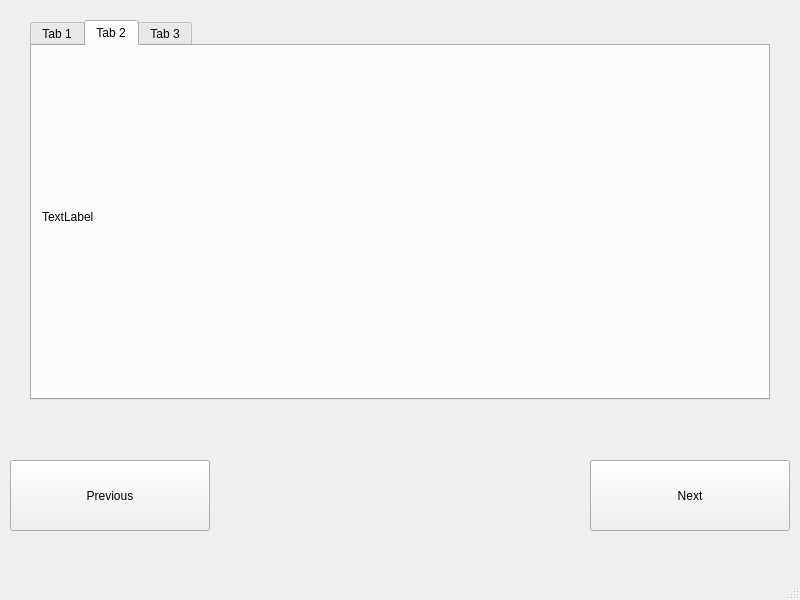
<?xml version="1.0" encoding="UTF-8"?>
<ui version="4.0">
 <class>MainWindow</class>
 <widget class="QMainWindow" name="MainWindow">
  <property name="geometry">
   <rect>
    <x>0</x>
    <y>0</y>
    <width>800</width>
    <height>600</height>
   </rect>
  </property>
  <property name="windowTitle">
   <string>MainWindow</string>
  </property>
  <widget class="QWidget" name="centralwidget">
   <widget class="QPushButton" name="button_prev">
    <property name="geometry">
     <rect>
      <x>10</x>
      <y>460</y>
      <width>200</width>
      <height>71</height>
     </rect>
    </property>
    <property name="text">
     <string>Previous</string>
    </property>
   </widget>
   <widget class="QPushButton" name="button_next">
    <property name="geometry">
     <rect>
      <x>590</x>
      <y>460</y>
      <width>200</width>
      <height>71</height>
     </rect>
    </property>
    <property name="text">
     <string>Next</string>
    </property>
   </widget>
   <widget class="QTabWidget" name="tabWidget">
    <property name="geometry">
     <rect>
      <x>30</x>
      <y>20</y>
      <width>740</width>
      <height>380</height>
     </rect>
    </property>
    <property name="sizePolicy">
     <sizepolicy hsizetype="Expanding" vsizetype="Expanding">
      <horstretch>0</horstretch>
      <verstretch>0</verstretch>
     </sizepolicy>
    </property>
    <property name="layoutDirection">
     <enum>Qt::LayoutDirection::LeftToRight</enum>
    </property>
    <property name="autoFillBackground">
     <bool>false</bool>
    </property>
    <property name="tabShape">
     <enum>QTabWidget::TabShape::Rounded</enum>
    </property>
    <property name="currentIndex">
     <number>1</number>
    </property>
    <property name="elideMode">
     <enum>Qt::TextElideMode::ElideNone</enum>
    </property>
    <property name="usesScrollButtons">
     <bool>false</bool>
    </property>
    <property name="documentMode">
     <bool>false</bool>
    </property>
    <property name="tabsClosable">
     <bool>false</bool>
    </property>
    <property name="movable">
     <bool>false</bool>
    </property>
    <property name="tabBarAutoHide">
     <bool>false</bool>
    </property>
    <widget class="QWidget" name="tab_1">
     <attribute name="title">
      <string>Tab 1</string>
     </attribute>
     <widget class="QLabel" name="label_1">
      <property name="geometry">
       <rect>
        <x>18</x>
        <y>15</y>
        <width>701</width>
        <height>321</height>
       </rect>
      </property>
      <property name="text">
       <string>TAB 1</string>
      </property>
     </widget>
    </widget>
    <widget class="QWidget" name="tab_2">
     <attribute name="title">
      <string>Tab 2</string>
     </attribute>
     <widget class="QLabel" name="label_2">
      <property name="geometry">
       <rect>
        <x>10</x>
        <y>10</y>
        <width>711</width>
        <height>321</height>
       </rect>
      </property>
      <property name="text">
       <string>TextLabel</string>
      </property>
     </widget>
    </widget>
    <widget class="QWidget" name="tab_3">
     <attribute name="title">
      <string>Tab 3</string>
     </attribute>
     <widget class="QLabel" name="label_3">
      <property name="geometry">
       <rect>
        <x>10</x>
        <y>10</y>
        <width>711</width>
        <height>331</height>
       </rect>
      </property>
      <property name="text">
       <string>TextLabel</string>
      </property>
     </widget>
    </widget>
   </widget>
  </widget>
  <widget class="QMenuBar" name="menubar">
   <property name="geometry">
    <rect>
     <x>0</x>
     <y>0</y>
     <width>800</width>
     <height>22</height>
    </rect>
   </property>
  </widget>
  <widget class="QStatusBar" name="statusbar"/>
 </widget>
 <resources/>
 <connections/>
</ui>
